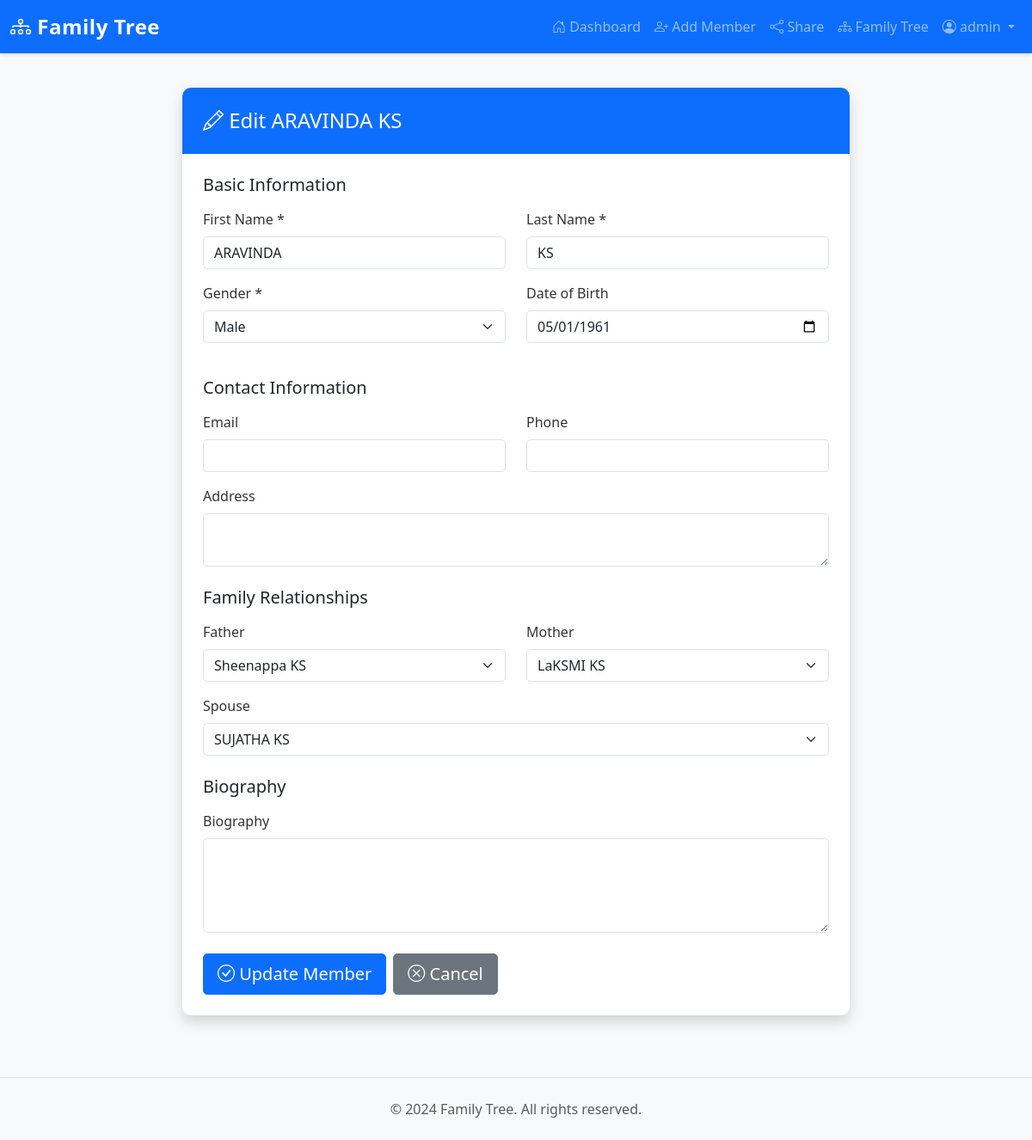
/family/3/edit (signed in), run on the app's committed database.
### models/user.py (models this page shows, shortened)
class User(UserMixin, db.Model):
    __tablename__ = 'users'
    id = db.Column(db.Integer, primary_key=True)
    username = db.Column(db.String(80), unique=True, nullable=False, index=True)
    email = db.Column(db.String(120), unique=True, nullable=False, index=True)
    password_hash = db.Column(db.String(255), nullable=False)
    first_name = db.Column(db.String(100))
    last_name = db.Column(db.String(100))
    family_name = db.Column(db.String(100))
    role = db.Column(db.String(20), default='admin', nullable=False)  # CHANGED: 'admin' or 'user' - default is NOW admin
    share_token = db.Column(db.String(64), unique=True, nullable=True)
    created_at = db.Column(db.DateTime, default=datetime.utcnow)
    updated_at = db.Column(db.DateTime, default=datetime.utcnow, onupdate=datetime.utcnow)
    family_members = db.relationship('FamilyMember', backref='user', lazy=True, cascade='all, delete-orphan')
    def is_admin(self):
        return self.role == 'admin'

### models/family.py (models this page shows, shortened)
class FamilyMember(db.Model):
    __tablename__ = 'family_members'
    id = db.Column(db.Integer, primary_key=True)
    user_id = db.Column(db.Integer, db.ForeignKey('users.id'), nullable=False)
    first_name = db.Column(db.String(100), nullable=False)
    last_name = db.Column(db.String(100), nullable=False)
    gender = db.Column(db.String(10), nullable=False)  # Male, Female, Other
    dob = db.Column(db.Date)
    phone = db.Column(db.String(20))
    email = db.Column(db.String(120))
    address = db.Column(db.Text)
    biography = db.Column(db.Text)
    photo = db.Column(db.String(255))  # Store filename
    father_id = db.Column(db.Integer, db.ForeignKey('family_members.id'))
    mother_id = db.Column(db.Integer, db.ForeignKey('family_members.id'))
    spouse_id = db.Column(db.Integer, db.ForeignKey('family_members.id'))
    created_at = db.Column(db.DateTime, default=datetime.utcnow)
    updated_at = db.Column(db.DateTime, default=datetime.utcnow, onupdate=datetime.utcnow)
    father = db.relationship('FamilyMember', remote_side=[id], foreign_keys=[father_id], backref='children_as_father')
    mother = db.relationship('FamilyMember', remote_side=[id], foreign_keys=[mother_id], backref='children_as_mother')
    spouse = db.relationship('FamilyMember', remote_side=[id], foreign_keys=[spouse_id],
                            backref='spouses', uselist=False)
    def get_full_name(self):
        return f"{self.first_name} {self.last_name}"

### routes/family.py (the view, shortened to what this page needs)
@family_bp.route('/<int:member_id>/edit', methods=['GET', 'POST'])
@login_required
@admin_required
def edit_member(member_id):
    member = FamilyMember.query.get_or_404(member_id)
    if member.user_id != current_user.id:
        flash('You do not have permission to edit this member', 'danger')
        return redirect(url_for('dashboard.dashboard'))
    members = FamilyMember.query.filter_by(user_id=current_user.id).all()
    return render_template('edit_member.html', member=member, members=members)

### app.py (called while the page is built)
@login_manager.user_loader
def load_user(user_id):
    return db.session.get(User, int(user_id))

@app.context_processor
def inject_user():
    return {'current_user': current_user}

### templates/edit_member.html (shortened to what this page needs)
{% extends "base.html" %}
{% block content %}
<div class="row">
    <div class="col-lg-8 offset-lg-2">
        <div class="card shadow">
            <div class="card-header bg-primary text-white">
                <h4 class="mb-0"><i class="bi bi-pencil"></i> Edit {{ member.get_full_name() }}</h4>
            </div>
            <div class="card-body p-4">
                <form method="POST">
                    <h5 class="mb-3">Basic Information</h5>
                    <div class="row">
                        <div class="col-md-6 mb-3">
                            <label for="first_name" class="form-label">First Name *</label>
                            <input type="text" class="form-control" id="first_name"
                                   name="first_name" value="{{ member.first_name }}" required>
                        </div>
                        <div class="col-md-6 mb-3">
                            <label for="last_name" class="form-label">Last Name *</label>
                            <input type="text" class="form-control" id="last_name"
                                   name="last_name" value="{{ member.last_name }}" required>
                        </div>
                    </div>
                    <div class="row">
                        <div class="col-md-6 mb-3">
                            <label for="gender" class="form-label">Gender *</label>
                            <select class="form-select" id="gender" name="gender" required>
                                <option value="Male" {% if member.gender == 'Male' %}selected{% endif %}>Male</option>
                            </select>
                        </div>
                        <div class="col-md-6 mb-3">
                            <label for="dob" class="form-label">Date of Birth</label>
                            <input type="date" class="form-control" id="dob" name="dob"
                                   value="{% if member.dob %}{{ member.dob.strftime('%Y-%m-%d') }}{% endif %}">
                        </div>
                    </div>
                    <h5 class="mb-3 mt-4">Contact Information</h5>
                    <div class="row">
                        <div class="col-md-6 mb-3">
                            <label for="email" class="form-label">Email</label>
                            <input type="email" class="form-control" id="email"
                                   name="email" value="{{ member.email or '' }}">
                        </div>
                        <div class="col-md-6 mb-3">
                            <label for="phone" class="form-label">Phone</label>
                            <input type="tel" class="form-control" id="phone"
                                   name="phone" value="{{ member.phone or '' }}">
                        </div>
                    </div>
                    <div class="mb-3">
                        <label for="address" class="form-label">Address</label>
                        <textarea class="form-control" id="address" name="address"
                                  rows="2">{{ member.address or '' }}</textarea>
                    </div>
                    <h5 class="mb-3 mt-4">Family Relationships</h5>
                    <div class="row">
                        <div class="col-md-6 mb-3">
                            <label for="father_id" class="form-label">Father</label>
                            <select class="form-select" id="father_id" name="father_id">
                                {% for m in members %}
                                    {% if m.id != member.id %}
                                        <option value="{{ m.id }}" {% if member.father_id == m.id %}selected{% endif %}>
                                            {{ m.get_full_name() }}
                                        </option>
                                    {% endif %}
                                {% endfor %}
                            </select>
                        </div>
                        <div class="col-md-6 mb-3">
                            <label for="mother_id" class="form-label">Mother</label>
                            <select class="form-select" id="mother_id" name="mother_id">
                                {% for m in members %}
                                    {% if m.id != member.id %}
                                        <option value="{{ m.id }}" {% if member.mother_id == m.id %}selected{% endif %}>
                                            {{ m.get_full_name() }}
                                        </option>
                                    {% endif %}
                                {% endfor %}
                            </select>
                        </div>
                    </div>
                    <div class="mb-3">
                        <label for="spouse_id" class="form-label">Spouse</label>
                        <select class="form-select" id="spouse_id" name="spouse_id">
                            {% for m in members %}
                                {% if m.id != member.id %}
                                    <option value="{{ m.id }}" {% if member.spouse_id == m.id %}selected{% endif %}>
                                        {{ m.get_full_name() }}
                                    </option>
                                {% endif %}
                            {% endfor %}
                        </select>
                    </div>
                    <h5 class="mb-3 mt-4">Biography</h5>
                    <div class="mb-3">
                        <label for="biography" class="form-label">Biography</label>
                        <textarea class="form-control" id="biography" name="biography"
                                  rows="4">{{ member.biography or '' }}</textarea>
                    </div>
                    <div class="d-flex gap-2 mt-4">
                        <button type="submit" class="btn btn-primary btn-lg">
                            <i class="bi bi-check-circle"></i> Update Member
                        </button>
                        <a href="{{ url_for('family.view_member', member_id=member.id) }}"
                           class="btn btn-secondary btn-lg">
                            <i class="bi bi-x-circle"></i> Cancel
                        </a>
                    </div>
                </form>
            </div>
        </div>
    </div>
</div>
{% endblock %}

### templates/base.html (shortened to what this page needs)
<!DOCTYPE html>
<html lang="en">
<head>
    <link href="https://cdn.jsdelivr.net/npm/bootstrap@5.3.0/dist/css/bootstrap.min.css" rel="stylesheet">
    <link rel="stylesheet" href="https://cdn.jsdelivr.net/npm/bootstrap-icons@1.11.0/font/bootstrap-icons.css">
    <link rel="stylesheet" href="{{ url_for('static', filename='css/style.css') }}">
</head>
<body>
    <nav class="navbar navbar-expand-lg navbar-dark bg-primary">
        <div class="container-fluid">
            <a class="navbar-brand" href="{{ url_for('dashboard.index') }}">
                <i class="bi bi-diagram-3"></i> Family Tree
            </a>
            <div class="collapse navbar-collapse" id="navbarNav">
                <ul class="navbar-nav ms-auto">
                    {% if current_user.is_authenticated %}
                        <li class="nav-item">
                            <a class="nav-link" href="{{ url_for('dashboard.dashboard') }}">
                                <i class="bi bi-house-door"></i> Dashboard
                            </a>
                        </li>
                        {% if current_user.is_admin() %}
                            <li class="nav-item">
                                <a class="nav-link" href="{{ url_for('family.add_member') }}">
                                    <i class="bi bi-person-plus"></i> Add Member
                                </a>
                            </li>
                            <li class="nav-item">
                                <a class="nav-link" href="{{ url_for('dashboard.share') }}">
                                    <i class="bi bi-share"></i> Share
                                </a>
                            </li>
                        {% endif %}
                        <li class="nav-item">
                            <a class="nav-link" href="{{ url_for('family.family_tree') }}">
                                <i class="bi bi-diagram-3"></i> Family Tree
                            </a>
                        </li>
                        <li class="nav-item dropdown">
                            <a class="nav-link dropdown-toggle" href="#" id="userDropdown" role="button" data-bs-toggle="dropdown">
                                <i class="bi bi-person-circle"></i> {{ current_user.username }}
                            </a>
                        </li>
                    {% endif %}
                </ul>
            </div>
        </div>
    </nav>
    <main class="container-fluid py-4">
        {% block content %}{% endblock %}
    </main>
    <footer class="bg-light py-4 mt-5">
        <div class="container text-center">
            <p class="text-muted mb-0">&copy; 2024 Family Tree. All rights reserved.</p>
        </div>
    </footer>
</body>
</html>

### static/css/style.css (style rules this page uses)
:root { --primary-color: #0d6efd; --secondary-color: #6c757d; --danger-color: #dc3545; --success-color: #198754; }
body { font-family: 'Segoe UI', Tahoma, Geneva, Verdana, sans-serif; background-color: #f8f9fa; min-height: 100vh; display: flex; flex-direction: column; }
main { flex: 1; }
.navbar { box-shadow: 0 2px 4px rgba(0, 0, 0, 0.1); }
.navbar-brand { font-weight: bold; font-size: 1.5rem; letter-spacing: 0.5px; }
.card { border: none; border-radius: 10px; transition: transform 0.3s, box-shadow 0.3s; }
.card-header { border-radius: 10px 10px 0 0 !important; border: none; padding: 1.5rem; }
.btn { border-radius: 5px; font-weight: 500; transition: all 0.3s; }
.btn-primary { background-color: var(--primary-color); border-color: var(--primary-color); }
.form-control, .form-select { border-radius: 5px; border: 1px solid #dee2e6; transition: border-color 0.3s, box-shadow 0.3s; }
.form-label { font-weight: 500; color: #333; margin-bottom: 0.5rem; }
footer { border-top: 1px solid #dee2e6; margin-top: auto; }
* { transition: background-color 0.2s ease, color 0.2s ease; }
a { color: var(--primary-color); text-decoration: none; }
.shadow { box-shadow: 0 4px 6px rgba(0, 0, 0, 0.1); }

### data on the page
User: username "admin"
FamilyMember: get_full_name "ARAVINDA KS", first_name "ARAVINDA", last_name "KS", gender "Male", dob "05/01/1961", father_id "Sheenappa KS", mother_id "LaKSMI KS", spouse_id "SUJATHA KS"
